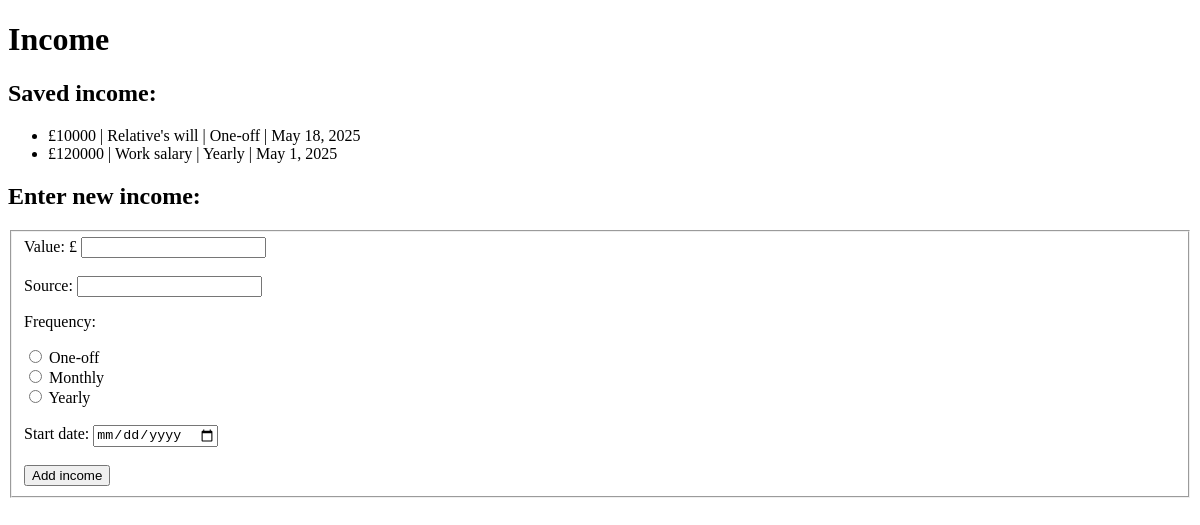
Before: /finance/income/ with the older database file.
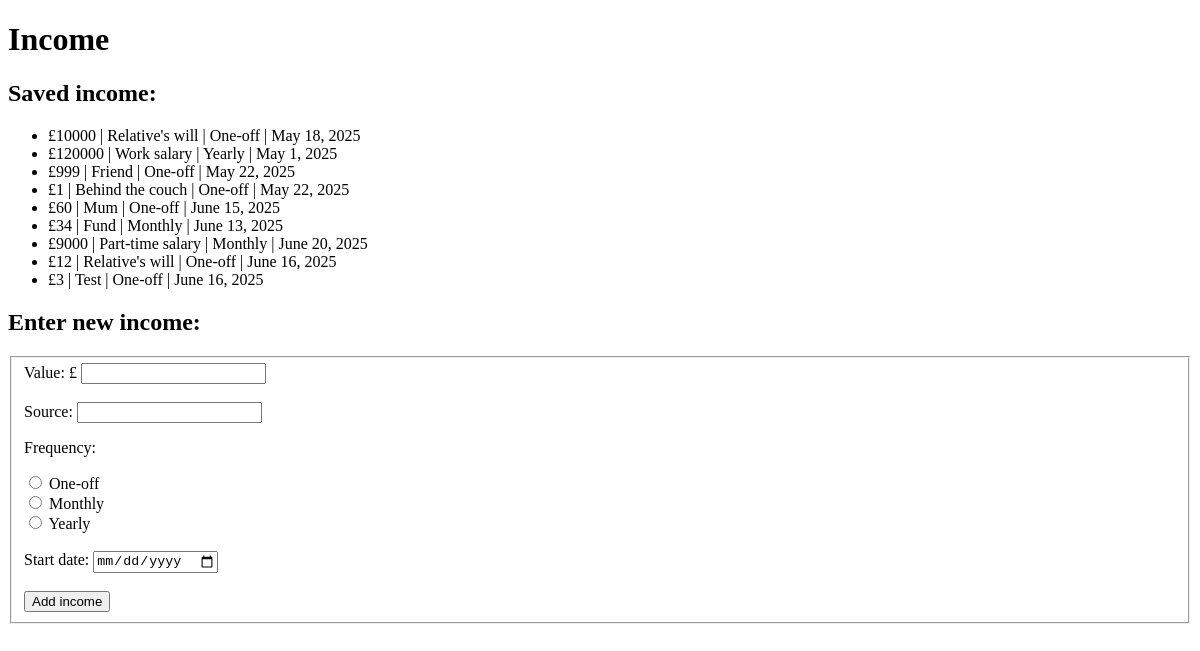
After: the same page with the newer database file.
### finance/models.py (models this page shows)
class FinancialObject(models.Model):
    user = models.ForeignKey(User, on_delete=models.CASCADE) # A single user can have many instances of income
    source = models.CharField(default="N/A", max_length=200)
    value = models.IntegerField(default=0)
    frequency = models.CharField(default="Monthly", max_length=200)
    startDate = models.DateField(default=datetime.date.today)
    addDate = models.DateField(default=datetime.date.today)
    class Meta:
        abstract = True # Makes the "FinancialObject" class an Abstract Base Class (ABC)

class Income(FinancialObject):
    pass

### finance/views.py (the view)
# urls.py: path("income/", views.income, name="income"),
def income(request):
    message = request.GET.get("message", "")
    income = Income.objects.all()
    return render(
        request,
        "finance/income.html",
        {
            "income": income,
            "message": message
        }
    )

### finance/templates/finance/income.html (shortened to what this page needs)
<!DOCTYPE html>
<html lang="en">
<head>
</head>
<body>
    <h1>Income</h1>
    <h2>Saved income:</h2>
    <ul>
    {% if income %}
        {% for i in income %}
            <li>£{{ i.value }} | {{ i.source }} | {{ i.frequency }} | {{ i.startDate}}</li>
        {% endfor %}
    {% else %}
        <li>No income added yet.</li>
    {% endif %}
    </ul>
    <h2>Enter new income:</h2>
    <form action="{% url 'finance:addIncome' %}" method="post">
        <fieldset>
            <label for="value">Value: £</label>
            <input type="text" id="value" name="value"><br><br>
            <label for="source">Source: </label>
            <input type="text" id="source" name="source"><br>
            <p>Frequency:</p>
            <input type="radio" id="one-off" name="frequency" value="One-off">
            <label for="one-off">One-off</label><br>
            <input type="radio" id="monthly" name="frequency" value="Monthly">
            <label for="monthly">Monthly</label><br>
            <input type="radio" id="yearly" name="frequency" value="Yearly">
            <label for="yearly">Yearly</label><br><br>
            <label for="startDate">Start date: </label>
            <input type="date" id="startDate" name="startDate" value=date><br><br>
            <input type="submit" value="Add income">
        </fieldset>
    </form>
</body>
</html>

Changed rows visible on the page:
added Income: value "999", source "Friend", frequency "One-off", startDate "May 22, 2025"
added Income: value "1", source "Behind the couch", frequency "One-off", startDate "May 22, 2025"
added Income: value "60", source "Mum", frequency "One-off", startDate "June 15, 2025"
added Income: value "34", source "Fund", frequency "Monthly", startDate "June 13, 2025"
added Income: value "9000", source "Part-time salary", frequency "Monthly", startDate "June 20, 2025"
added Income: value "12", source "Relative's will", frequency "One-off", startDate "June 16, 2025"
added Income: value "3", source "Test", frequency "One-off", startDate "June 16, 2025"
